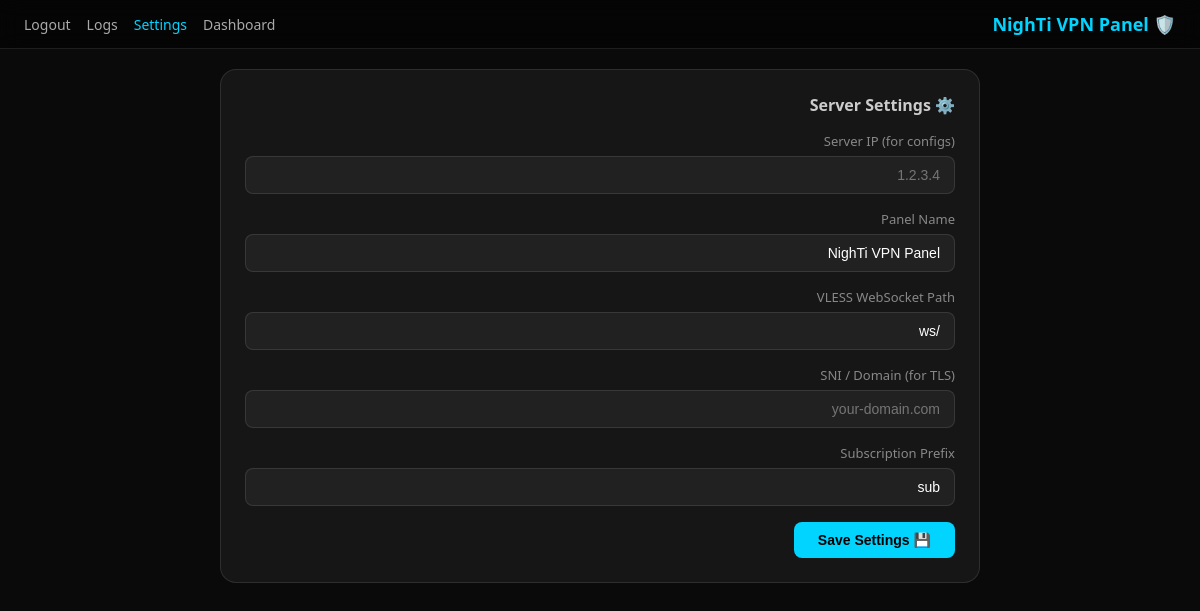
The app's page /settings (signed in) with its own data.
### tables this page shows
CREATE TABLE settings (
            key TEXT PRIMARY KEY,
            value TEXT
        );

### app.py (the view, shortened to what this page needs)
@app.route("/settings", methods=["GET", "POST"])
@login_required
def settings():
    conn = get_db()
    settings_rows = conn.execute("SELECT * FROM settings").fetchall()
    settings_dict = {s["key"]: s["value"] for s in settings_rows}
    conn.close()
    return render_template("settings.html", settings=settings_dict, panel_name=get_setting("panel_name"))

### app.py (called while the page is built)
def get_db():
    conn = sqlite3.connect(DB_PATH)
    conn.row_factory = sqlite3.Row
    return conn

def get_setting(key):
    conn = get_db()
    row = conn.execute("SELECT value FROM settings WHERE key=?", (key,)).fetchone()
    conn.close()
    return row["value"] if row else ""

def login_required(f):
    @wraps(f)
    def decorated(*args, **kwargs):
        if not session.get("logged_in"):
            return redirect(url_for("login"))
        return f(*args, **kwargs)
    return decorated

### templates/settings.html (shortened to what this page needs)
<!DOCTYPE html>
<html lang="fa" dir="rtl">
<head>
</head>
<body>
<nav class="navbar">
<h2>🛡️ {{ panel_name }}</h2>
<div class="links">
<a href="/">Dashboard</a>
<a href="/settings" class="active">Settings</a>
<a href="/logs">Logs</a>
<a href="/logout">Logout</a>
</div>
</nav>
<div class="container">
<div class="section">
<h3>⚙️ Server Settings</h3>
<form method="POST">
<div class="form-group">
<label>Server IP (for configs)</label>
<input type="text" name="server_ip" value="{{ settings.get('server_ip','') }}" placeholder="1.2.3.4">
</div>
<div class="form-group">
<label>Panel Name</label>
<input type="text" name="panel_name" value="{{ settings.get('panel_name','') }}" placeholder="NighTi VPN Panel">
</div>
<div class="form-group">
<label>VLESS WebSocket Path</label>
<input type="text" name="vless_path" value="{{ settings.get('vless_path','/ws') }}" placeholder="/ws">
</div>
<div class="form-group">
<label>SNI / Domain (for TLS)</label>
<input type="text" name="vless_sni" value="{{ settings.get('vless_sni','') }}" placeholder="your-domain.com">
</div>
<div class="form-group">
<label>Subscription Prefix</label>
<input type="text" name="sub_prefix" value="{{ settings.get('sub_prefix','sub') }}" placeholder="sub">
</div>
<button type="submit" class="btn">💾 Save Settings</button>
</form>
</div>
</div>
</body>
</html>

### templates/settings.html (style rules this page uses)
* { margin:0;padding:0;box-sizing:border-box }
:root { --bg:#0a0a0a;--card:rgba(255,255,255,0.05);--border:rgba(255,255,255,0.1);--accent:#00d4ff;--green:#00e676;--red:#ff5252 }
body { font-family:'Segoe UI',Tahoma,sans-serif;background:var(--bg);color:#fff;min-height:100vh }
.navbar { background:rgba(0,0,0,0.5);border-bottom:1px solid var(--border);padding:12px 24px;display:flex;justify-content:space-between;align-items:center;backdrop-filter:blur(10px);position:sticky;top:0;z-index:100 }
.navbar h2 { font-size:18px;color:var(--accent) }
.navbar .links { display:flex;gap:16px;align-items:center }
.navbar a { color:#aaa;text-decoration:none;font-size:14px;transition:0.2s }
.navbar a:hover,.navbar a.active { color:var(--accent) }
.container { max-width:800px;margin:0 auto;padding:20px }
.section { background:var(--card);border:1px solid var(--border);border-radius:16px;padding:24px;margin-bottom:24px }
.section h3 { margin-bottom:16px;color:#ccc;font-size:16px }
.form-group { margin-bottom:16px }
.form-group label { display:block;margin-bottom:6px;color:#888;font-size:13px }
.form-group input { width:100%;padding:10px 14px;border:1px solid var(--border);border-radius:8px;background:rgba(255,255,255,0.05);color:#fff;font-size:14px;outline:none }
.btn { padding:10px 24px;border:none;border-radius:8px;background:var(--accent);color:#000;font-size:14px;font-weight:600;cursor:pointer;transition:0.2s }

### records on screen
settings: value "NighTi VPN Panel", panel_name "NighTi VPN Panel"
settings: vless_path "/ws"
settings: sub_prefix "sub"
